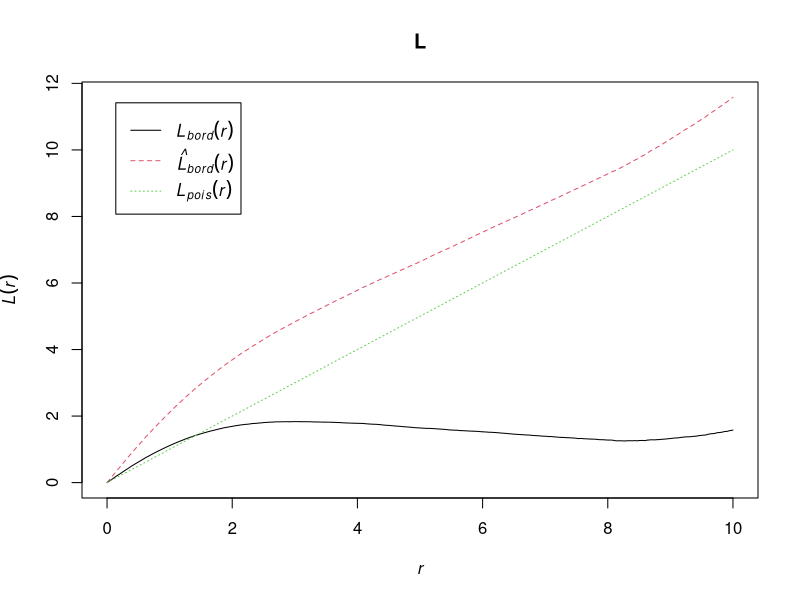
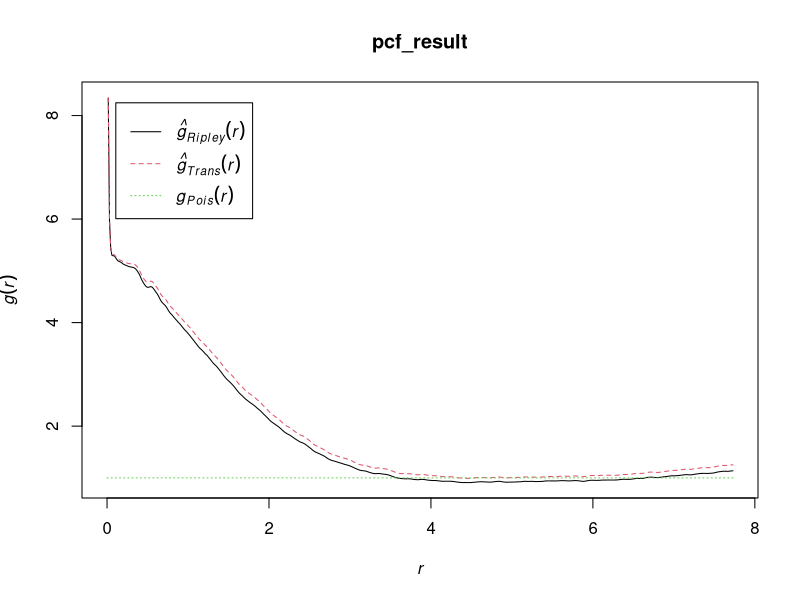

The R script that drew these images, in order:
library(spatstat)

# Read the CSV file
data <- read.csv("data.txt")

# Create a point pattern object
points <- ppp(data$x, data$y, window = owin(range(data$x), range(data$y)))

# Set the maximum distance for estimation
r_max <- 10  # Set your desired maximum distance

# Compute the L-function
L <- Lest(points,rmax=r_max)

L$bord  <- L$bord  - L$r
# Plot the L-function
plot(L)

# Compute the pair correlation function
pcf_result <- pcf(points)

# Plot the pair correlation function
plot(pcf_result)
